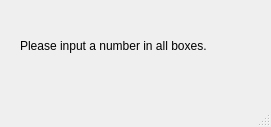
<?xml version="1.0" encoding="UTF-8"?>
<ui version="4.0">
 <class>errorMessage</class>
 <widget class="QMainWindow" name="errorMessage">
  <property name="windowModality">
   <enum>Qt::ApplicationModal</enum>
  </property>
  <property name="geometry">
   <rect>
    <x>0</x>
    <y>0</y>
    <width>271</width>
    <height>127</height>
   </rect>
  </property>
  <property name="windowTitle">
   <string>Error</string>
  </property>
  <widget class="QWidget" name="centralwidget">
   <widget class="QLabel" name="errorLabel">
    <property name="geometry">
     <rect>
      <x>20</x>
      <y>20</y>
      <width>241</width>
      <height>51</height>
     </rect>
    </property>
    <property name="font">
     <font>
      <pointsize>9</pointsize>
     </font>
    </property>
    <property name="text">
     <string>Please input a number in all boxes.</string>
    </property>
   </widget>
  </widget>
  <widget class="QMenuBar" name="menubar">
   <property name="geometry">
    <rect>
     <x>0</x>
     <y>0</y>
     <width>271</width>
     <height>26</height>
    </rect>
   </property>
  </widget>
  <widget class="QStatusBar" name="statusbar"/>
 </widget>
 <resources/>
 <connections/>
</ui>
